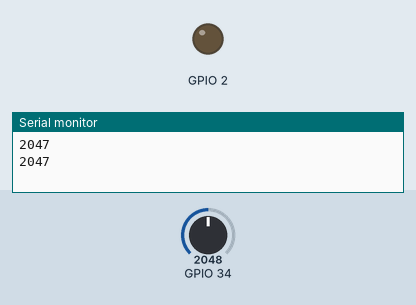
Simulated run of this sketch. Board: ESP32. On the bench: output pins drawn as LEDs (lit = HIGH), the last lines printed to the serial monitor. The test bench sets the inputs (shaded band); at power-on: GPIO 34 = 2048.

Above: at 1.8 s.
1.9 s: GPIO 34 set to 2563
3.4 s: GPIO 34 set to 2621
At 4.5 s:
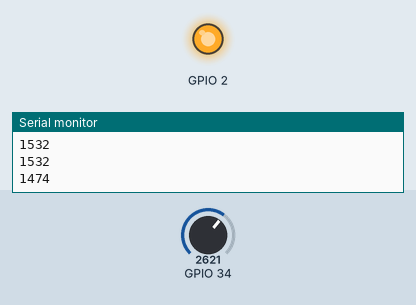
5.5 s: GPIO 34 set to 2047
At 7.2 s:
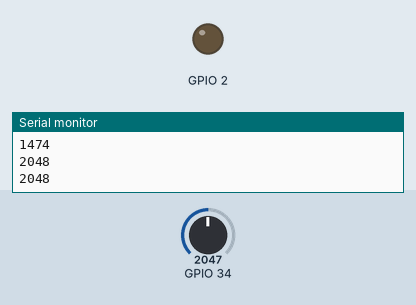
7.5 s: GPIO 34 set to 2866
At 8.8 s:
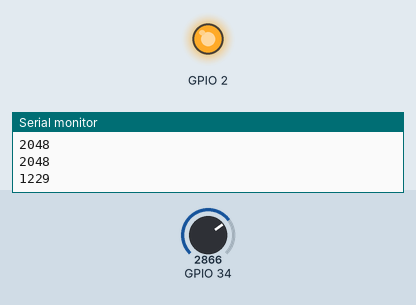
Timing chart, 0 to 10.5 s (numbered marks = the images above; inputs shaded):
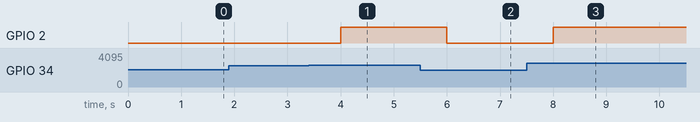

The sketch:

GISMO7_SoilMoisture.ino
```cpp
int threshold = 1500;
void setup() {
  // put your setup code here, to run once:
    Serial.begin(115200);
    pinMode(2,OUTPUT);
  }

void loop() {
  // put your main code here, to run repeatedly:
  int smValue = 4095 - analogRead(34);
  Serial.println(smValue);
  if(smValue < threshold)
  digitalWrite(2,HIGH);
  else
  digitalWrite(2,LOW);
  delay(1000);
}
```

Measured:
- the behaviour switches between 2595 and 2596 on GPIO 34 (found by bisection; images 0 and 1)
- after the input at 3.4 s, GPIO 2: LOW → HIGH after 0.60 s
- after the input at 5.5 s, GPIO 2: HIGH → LOW after 0.50 s
- after the input at 7.5 s, GPIO 2: LOW → HIGH after 0.50 s
